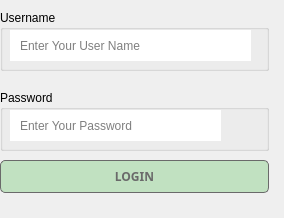
<?xml version="1.0" encoding="UTF-8"?>
<ui version="4.0">
 <class>loginDialog</class>
 <widget class="QDialog" name="loginDialog">
  <property name="geometry">
   <rect>
    <x>0</x>
    <y>0</y>
    <width>284</width>
    <height>218</height>
   </rect>
  </property>
  <property name="windowTitle">
   <string>Dialog</string>
  </property>
  <widget class="QPushButton" name="pushButtonlogin2">
   <property name="geometry">
    <rect>
     <x>0</x>
     <y>160</y>
     <width>269</width>
     <height>33</height>
    </rect>
   </property>
   <property name="font">
    <font>
     <family>Exo 2</family>
     <pointsize>9</pointsize>
     <italic>false</italic>
     <bold>true</bold>
    </font>
   </property>
   <property name="toolTip">
    <string>&lt;html&gt;&lt;head/&gt;&lt;body&gt;&lt;p&gt;login&lt;/p&gt;&lt;/body&gt;&lt;/html&gt;</string>
   </property>
   <property name="whatsThis">
    <string>&lt;html&gt;&lt;head/&gt;&lt;body&gt;&lt;p&gt;login&lt;/p&gt;&lt;/body&gt;&lt;/html&gt;</string>
   </property>
   <property name="styleSheet">
    <string notr="true">QPushButton
{
		background-color:rgb(193, 225, 193);
	color: rgb(106, 106, 106);
	font-weight: bold;
	border-style: solid;
	border-width: 1px;
	border-radius: 5px;
	padding: 10px;
	font: 700 9pt &quot;Exo 2&quot;;
}
</string>
   </property>
   <property name="text">
    <string>LOGIN</string>
   </property>
  </widget>
  <widget class="QGroupBox" name="password_groupBox">
   <property name="geometry">
    <rect>
     <x>0</x>
     <y>90</y>
     <width>269</width>
     <height>61</height>
    </rect>
   </property>
   <property name="title">
    <string>Password</string>
   </property>
   <widget class="QLineEdit" name="lineEdit_pass2">
    <property name="geometry">
     <rect>
      <x>10</x>
      <y>20</y>
      <width>211</width>
      <height>31</height>
     </rect>
    </property>
    <property name="acceptDrops">
     <bool>true</bool>
    </property>
    <property name="toolTip">
     <string>&lt;html&gt;&lt;head/&gt;&lt;body&gt;&lt;p&gt;only &lt;span style=&quot; font-weight:600;&quot;&gt;Alphabetic leters &lt;/span&gt;and &lt;span style=&quot; font-weight:600;&quot;&gt;Numbers.&lt;/span&gt; you must use exactly one of theas characters [&lt;span style=&quot; font-weight:600;&quot;&gt;$&lt;/span&gt;, &lt;span style=&quot; font-weight:600;&quot;&gt;%&lt;/span&gt;]&lt;/p&gt;&lt;p&gt;* 5 &amp;lt; len &amp;lt; 10&lt;/p&gt;&lt;/body&gt;&lt;/html&gt;</string>
    </property>
    <property name="autoFillBackground">
     <bool>false</bool>
    </property>
    <property name="styleSheet">
     <string notr="true">border-left-color: #fff;
border-left-style: solid;
border-left-width: 5px;
padding-left:3px;</string>
    </property>
    <property name="frame">
     <bool>false</bool>
    </property>
    <property name="echoMode">
     <enum>QLineEdit::Password</enum>
    </property>
    <property name="placeholderText">
     <string>Enter Your Password</string>
    </property>
    <property name="clearButtonEnabled">
     <bool>false</bool>
    </property>
   </widget>
   <widget class="QPushButton" name="pushButton">
    <property name="enabled">
     <bool>true</bool>
    </property>
    <property name="geometry">
     <rect>
      <x>260</x>
      <y>40</y>
      <width>41</width>
      <height>32</height>
     </rect>
    </property>
    <property name="font">
     <font>
      <bold>true</bold>
     </font>
    </property>
    <property name="autoFillBackground">
     <bool>false</bool>
    </property>
    <property name="styleSheet">
     <string notr="true"/>
    </property>
    <property name="text">
     <string/>
    </property>
    <property name="icon">
     <iconset>
      <normaloff>img/icons8-closed-eye-24.png</normaloff>
      <normalon>img/icons8-eye-50.png</normalon>img/icons8-closed-eye-24.png</iconset>
    </property>
    <property name="autoDefault">
     <bool>false</bool>
    </property>
    <property name="flat">
     <bool>true</bool>
    </property>
   </widget>
   <widget class="QPushButton" name="passwordeye">
    <property name="enabled">
     <bool>true</bool>
    </property>
    <property name="geometry">
     <rect>
      <x>220</x>
      <y>20</y>
      <width>41</width>
      <height>32</height>
     </rect>
    </property>
    <property name="font">
     <font>
      <bold>true</bold>
     </font>
    </property>
    <property name="autoFillBackground">
     <bool>false</bool>
    </property>
    <property name="styleSheet">
     <string notr="true"/>
    </property>
    <property name="text">
     <string/>
    </property>
    <property name="icon">
     <iconset>
      <normaloff>img/icons8-closed-eye-24.png</normaloff>
      <normalon>img/icons8-eye-50.png</normalon>img/icons8-closed-eye-24.png</iconset>
    </property>
    <property name="autoDefault">
     <bool>false</bool>
    </property>
    <property name="flat">
     <bool>true</bool>
    </property>
   </widget>
  </widget>
  <widget class="QGroupBox" name="username_groupBox">
   <property name="geometry">
    <rect>
     <x>0</x>
     <y>10</y>
     <width>269</width>
     <height>61</height>
    </rect>
   </property>
   <property name="title">
    <string>Username</string>
   </property>
   <widget class="QLineEdit" name="lineEditusername2">
    <property name="geometry">
     <rect>
      <x>10</x>
      <y>20</y>
      <width>241</width>
      <height>31</height>
     </rect>
    </property>
    <property name="toolTip">
     <string>&lt;html&gt;&lt;head/&gt;&lt;body&gt;&lt;p&gt;only &lt;span style=&quot; font-weight:600;&quot;&gt;Alphabetic leters &lt;/span&gt;and &lt;span style=&quot; font-weight:600;&quot;&gt;Numbers&lt;/span&gt; and &lt;span style=&quot; font-weight:600;&quot;&gt;_ character&lt;/span&gt;&lt;/p&gt;&lt;p&gt;max = 20 character&lt;/p&gt;&lt;/body&gt;&lt;/html&gt;</string>
    </property>
    <property name="styleSheet">
     <string notr="true">border-left-color: #fff;
border-left-style: solid;
border-left-width: 5px;
text-indent: 3px;
padding-left:3px;
</string>
    </property>
    <property name="maxLength">
     <number>20</number>
    </property>
    <property name="frame">
     <bool>false</bool>
    </property>
    <property name="placeholderText">
     <string>Enter Your User Name</string>
    </property>
   </widget>
   <widget class="QLabel" name="label_3">
    <property name="geometry">
     <rect>
      <x>258</x>
      <y>60</y>
      <width>161</width>
      <height>106</height>
     </rect>
    </property>
    <property name="styleSheet">
     <string notr="true">QWidget
{
	color: #263238;
  	font: 900 14pt &quot;Exo 2&quot;;
}</string>
    </property>
    <property name="text">
     <string>Welcome Back</string>
    </property>
    <property name="alignment">
     <set>Qt::AlignCenter</set>
    </property>
   </widget>
  </widget>
 </widget>
 <resources/>
 <connections/>
</ui>
